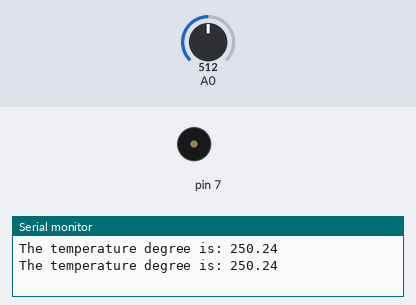
Recording of a sketch running on a simulated Arduino Uno, built with avr-gcc and run on an emulated ATmega328P. Parts: buzzer (waves = sounding), the last lines printed to the serial monitor. Inputs (shaded band) come from the test bench; at power-on: A0 = 512.

Above: at 3.3 s.
3.4 s: A0 set to 85
6.7 s: A0 set to 69
At 7.2 s:
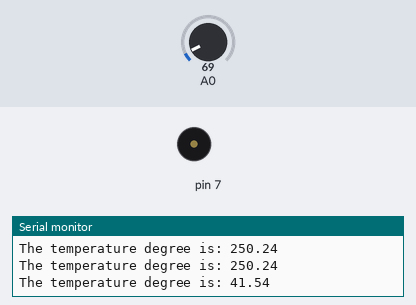
10.0 s: A0 set to 122
At 10.25 s:
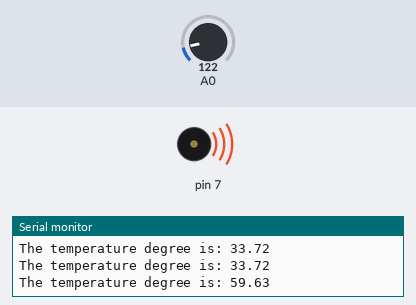
16.8 s: A0 set to 27
At 17.7 s:
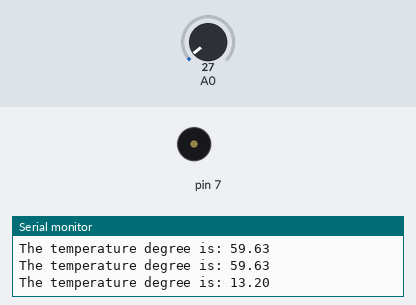
Timing chart, 0 to 19.8 s (numbered marks = the images above; inputs shaded):
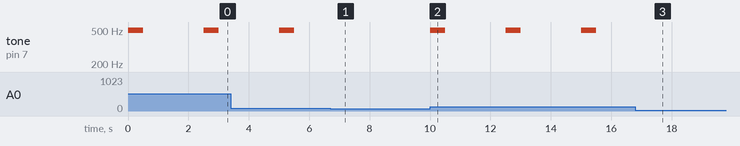

The sketch:

fire-alarm.ino
```cpp
void setup() { Serial.begin(9600); }

void loop() {
	float sensorValue = analogRead(A0);
	float temperature = (sensorValue / 1023) * 5 * 100;

	Serial.print("The temperature degree is: ");
	Serial.println(temperature);

	if (temperature > 37.5) {
		tone(7, 494, 500);
		delay(2000);
	}

	delay(500);
}
```

Measured:
- the behaviour switches between 77 and 76 on A0 (found by bisection; images 0 and 1)
- after the input at 6.7 s, tone on pin 7: stays silent (without the input it goes to 494 Hz after 0.80 s)
- after the input at 10.0 s, tone on pin 7: alternates 494 Hz for 0.50 s and silent for 2.0 s, starting at once
- after the input at 16.8 s, tone on pin 7: stops changing and stays silent
- by itself, tone on pin 7: alternates 494 Hz for 0.50 s and silent for 2.0 s
